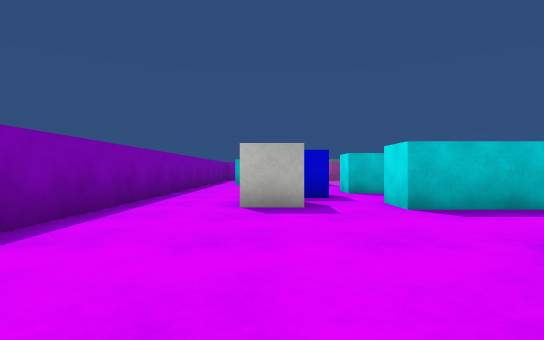
[1] (above)

13 first-person views from a walk through a 3-D level made in the Unity game engine. The camera is 0.58 m above the floor, looks level and sees 80° across. The floor is counted in squares, 1 m on a side. Each view is taken from the middle of a square. On the plan, view 1 faces up. The plan holds only what a view shows up to about 9 squares ahead; the rest is blank. The player is left out. Surface patterns are stand-ins for the level's own textures.

[2]
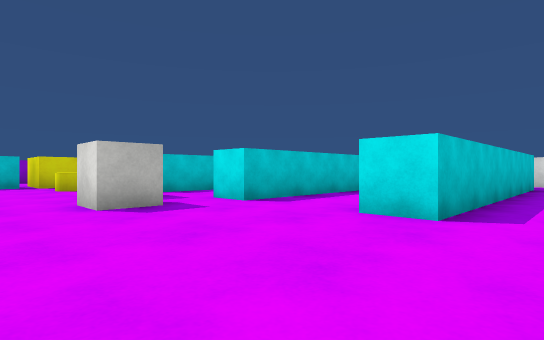

[3]
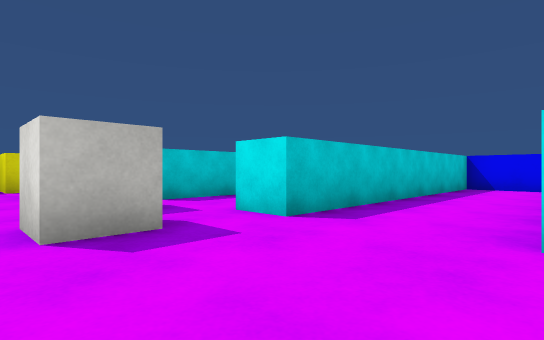

[4]
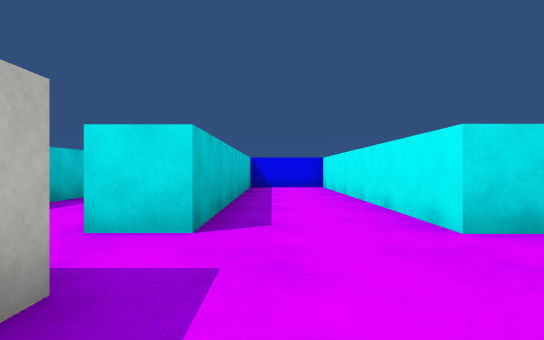

[5]
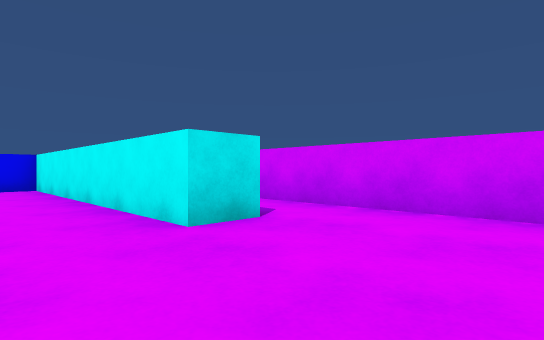

[6]
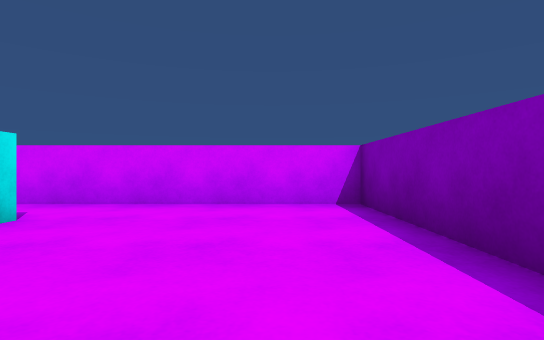

[7]
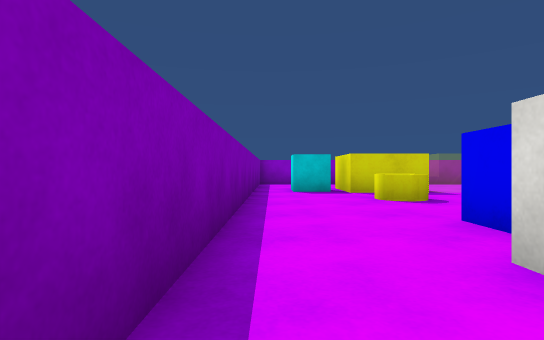

[8]
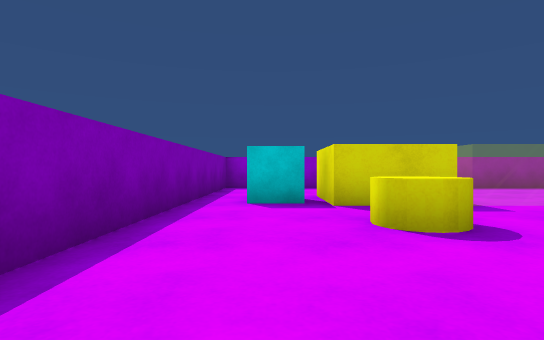

[9]
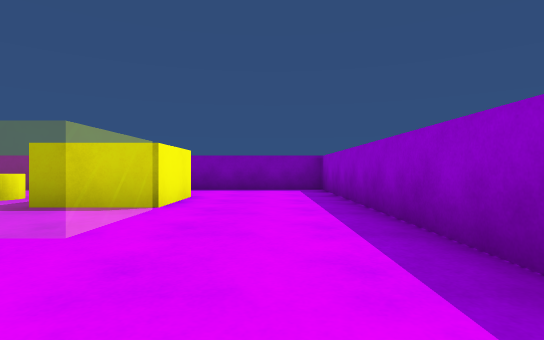

[10]
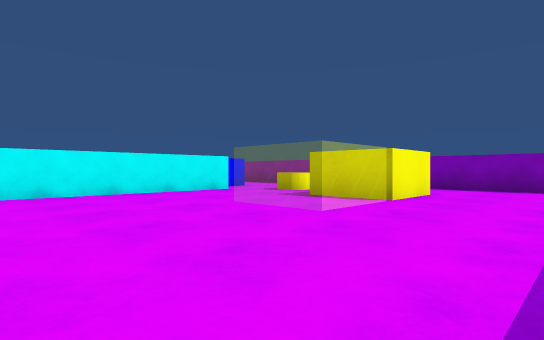

[11]
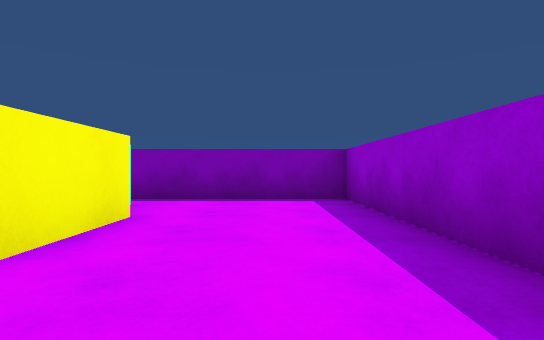

[12]
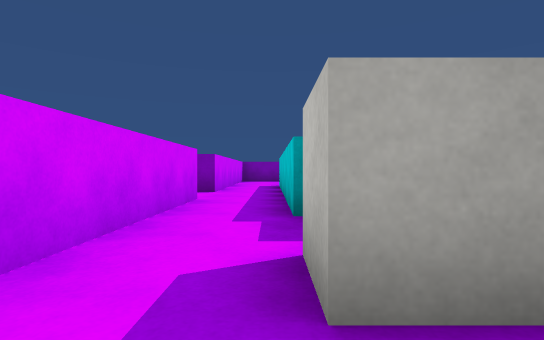

[13]
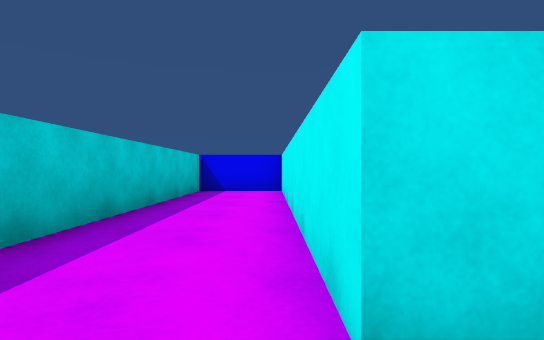

### Floor plan
Ten units are one square. View 1 is at (0, 0); x grows to the right and y downward. Boxes are objects, and circles mark ways between rooms. Rooms are numbered by the first view taken in them; rooms with no view inside come last. Other rooms are left out.
<svg viewBox="-30 -180 163 195">
<path fill="none" stroke="#000" d="M20 -13 20 -23 99 -23 99 -39M6 -50 -5 -50 -5 -61M12 -67 6 -67M2 -69 2 -78M-25 -75 -25 5 5 5M90 -47 20 -47 20 -57M32 -90 74 -90M20 -80 20 -90M52 -175 -25 -175 -25 -75M-5 -126 -15 -126M99 -13 20 -13M128 -21 128 -13 118 -13M75 5 122 5M5 5 55 5 55 10M20 -57 96 -57M99 -56 99 -80 20 -80"/>
<rect x="-5" y="-145" width="30" height="20" fill="#bbb"><title>yellow block</title></rect>
<rect x="5" y="-105" width="10" height="10" fill="#bbb"><title>yellow cylinder</title></rect>
<circle cx="-15" cy="-65" r="3" fill="#2a7"/>
<circle cx="5" cy="-5" r="3" fill="#2a7"/>
<circle cx="10" cy="-60" r="3" fill="#2a7"/>
<text x="20" y="-30">1</text>
<text x="80" y="-100">2</text>
<text x="50" y="-70">3</text>
</svg>
Room 1 opens to room 2. Room 1 opens to room 3.

Where each view was taken, in squares from view 1:
view 1: 0 up, 0 right, facing up
view 2: 0 up, 2 left, facing up-right
view 3: 2 up, 1 left, facing up-right
view 4: 4 up, 1 left, facing right
view 5: 4 up, 1 left, facing down-right
view 6: 5 up, 1 left, facing down
view 7: 4 up, 2 left, facing up
view 8: 7 up, 1 left, facing up
view 9: 16 up, 7 right, facing left
view 10: 17 up, 8 right, facing down-left
view 11: 16 up, 4 right, facing left
view 12: 1 up, 14 right, facing left
view 13: 6 up, 1 right, facing right
